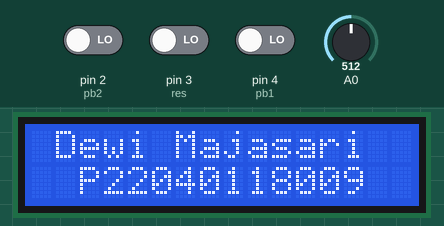
Bench run of a sketch on a simulated Arduino Uno, built with avr-gcc and run on an emulated ATmega328P. Parts: 16×2 character LCD. The inputs (shaded band) are chosen by the test bench; at power-on: pin 3 (res) LOW, pin 2 (pb2) LOW, A0 = 512, pin 4 (pb1) LOW. What the sketch prints to the serial monitor is not drawn.

Above: at 4.2 s.
4.3 s: pin 3 (res) driven HIGH
At 6.8 s:
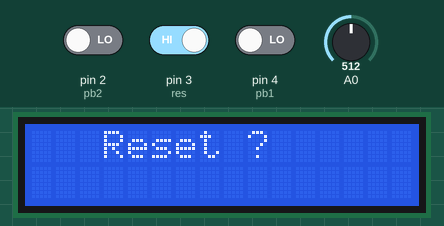
7.3 s: pin 2 (pb2) driven HIGH
At 9.1 s:
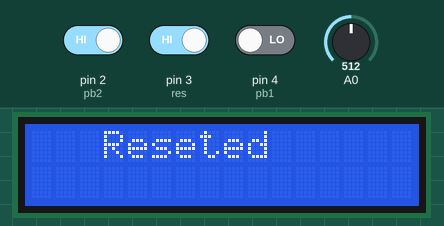
10.3 s: A0 set to 49
At 11.97 s:
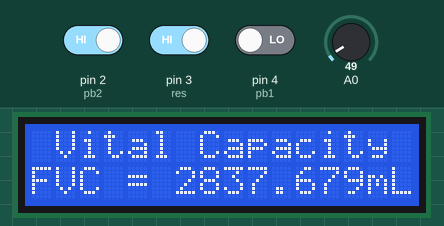
13.3 s: A0 set to 41
At 15.78 s:
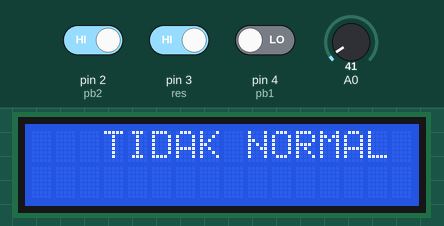
16.3 s: pin 4 (pb1) driven HIGH
At 17.14 s:
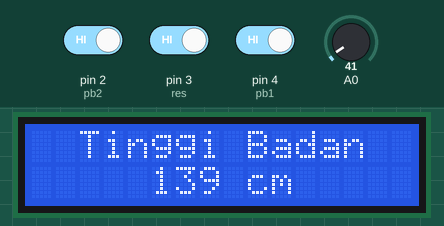
18.8 s: A0 set to 122
At 20.6 s:
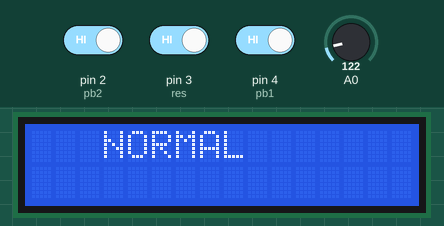
Timing chart, 0 to 21.8 s (numbered marks = the images above; inputs shaded):
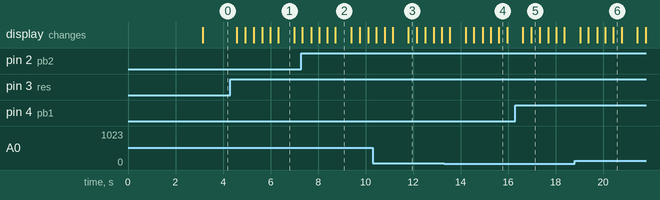

The sketch:

READ_SENSOR.ino
```cpp
#include <LiquidCrystal_I2C.h>
LiquidCrystal_I2C lcd(0x27, 16, 2);
int rawValue; // A/D readings
int pb11;
int pb22;
int x = 0;
int offset = 102;
int res  = 3;
int pb1 = 4;
int pb2 = 2;
int menu = 0;
int gendre = 0;
int umur = 20;
int tinggi_badan = 140;
double volt = 0,as = 0,V1=0;
double tampil_V = 0,tampil_V1=0,akar= 0,q = 0,pascals=0,V=0;
float lempar  = 0;
int nilai,reset = 0;
void setup() {
  Serial.begin(9600);
  pinMode(res,INPUT);
  lcd.begin();
  lcd.setCursor(3,0);
  lcd.print("Prototype");
  lcd.setCursor(3,1);
  lcd.print("Spirometer");
  delay(3000);
}

void loop() {
  x = analogRead(A0);
  int ress = digitalRead(res);
  pb11 = digitalRead(pb1);
  pb22 = digitalRead(pb2);
  Serial.print(ress);
  Serial.print(pb11);
  Serial.println(pb22);
  if (ress == 1){
    tampil_V = 0;
  }
  if(ress ==1){
    menu = menu +1;
  }
  if (menu == 0){
     clear_lcd();
     namaDewi();
  }
  if (menu == 1){
    clear_lcd();
    pengukuran_2();
  }
  else if(menu == 2){
    clear_lcd();
    penentuan_tinggi();
  }
  else if(menu == 3){
    clear_lcd();
    male_female();
  }
  else if(menu == 4){
    clear_lcd();
    umur_r();
  }
  else if(menu == 5){
    clear_lcd();
    hasil();
  }
  else if(menu == 6){
    clear_lcd();
    reset_();
  }
  if(menu == 7){
    menu = 0;
  }
  Serial.print("tampil_V ");
  Serial.println(tampil_V);
  Serial.print("V ");
  Serial.println(V);
  Serial.print("lempar ");
  Serial.println(lempar);
  delay(300);
}
```

menu.ino
```cpp
//int pengukuran(){
//  volt = x *(1.1 / 1023.0);
//  //topascal
//  as = (x-offset)*(0.0238715278 * 100);
//  pascals=(0.977*as);
//  V = pascals*0.226865;
//  V1 = V*1.3;
//  V =  V *-7.3;
//  Serial.print("tampil_V ");
//  Serial.println(tampil_V);
//  Serial.print("V ");
//  Serial.println(V);
//  Serial.print("lempar ");
//  Serial.println(lempar);
//  if (V> 0.34 && lempar == 0){
//    lempar = 1;
//  }
//  if (lempar == 1 && V> 0.38 ){
//      Serial.print("masssssssssoooooook");
//     tampil_V = tampil_V+V;
//     delay(500);
//  }
//  lcd.setCursor(1,0);
//  lcd.print("Vital Capacity");
//  lcd.setCursor(0,1);
//  lcd.print("FVC = ");
//  lcd.setCursor(6,1);
//  lcd.print((tampil_V * 1)*(1000,3));
//  lcd.setCursor(14,1);
//  lcd.print("mL");
//}
int namaDewi(){
  lcd.setCursor(1,0);
  lcd.print("Dewi Majasari");
  lcd.setCursor(2,1);
  lcd.print("P22040118009");
}
int pengukuran_2(){
  if(reset ==1){
    reset = 0;
  }
  Serial.println(reset);
  int xx = x;
  if(xx > nilai && xx >39){
    nilai = xx;
  }
  volt =  nilai * (5.0 / 1023.0);
  pascals = (volt-0.4)/0.225;
  V = ((-2*pascals/1.2)/0.625);
  akar = sqrt(V);
  q =(0.0005*akar);
  tampil_V = akar;
//  if (V> 0.34){
//    lempar = 1;
//  }
//  if (lempar == 1 && V> 0.34 ){
//     tampil_V = q;
//  }
  if(nilai > 43){
    tampil_V1 = 4.74 - V;
    lcd.setCursor(1,0);
  lcd.print("Vital Capacity");
  lcd.setCursor(0,1);
  lcd.print("FVC = ");
  lcd.setCursor(6,1);
  lcd.print(tampil_V1*1000,3);
  lcd.setCursor(14,1);
  lcd.print("mL");
  }else{
    lcd.setCursor(1,0);
  lcd.print("Vital Capacity");
  lcd.setCursor(0,1);
  lcd.print("FVC = ");
  lcd.setCursor(6,1);
  lcd.print(0.000);
  lcd.setCursor(14,1);
  lcd.print("mL");
  }
}
int clear_lcd(){
  lcd.setCursor(0,0);
  lcd.print("                ");
  lcd.setCursor(0,1);
  lcd.print("                ");
}

int penentuan_tinggi(){
  if(menu == 2 && pb11 == 1){
    tinggi_badan = tinggi_badan - 1;
  }else if(menu == 2 && pb22 == 1){
    tinggi_badan = tinggi_badan + 1;
  }
  lcd.setCursor(2,0);
  lcd.print("Tinggi Badan");
  lcd.setCursor(5,1);
  lcd.print(tinggi_badan);
  lcd.setCursor(9,1);
  lcd.print("cm");
}

int male_female(){
  if(menu == 3 && pb11 == 1){
    gendre = 0;
  }else if(menu == 3 && pb22 == 1){
    gendre = 1;
  }
  lcd.setCursor(0,0);
  lcd.print("Male / Female");
  if(gendre == 1){
    lcd.setCursor(0,1);
    lcd.print("                 ");
    lcd.setCursor(0,1);
    lcd.print("Male");
  }else if(gendre == 0){
    lcd.setCursor(0,1);
    lcd.print("                 ");
    lcd.setCursor(7,1);
    lcd.print("Female");
  }

}

int umur_r(){
  if(menu == 4 && pb11 == 1){
    umur = umur - 1;
  }else if(menu == 4 && pb22 == 1){
    umur = umur + 1;
  }
  lcd.setCursor(6,0);
  lcd.print("Umur");
  lcd.setCursor(5,1);
  lcd.print(umur);
  lcd.setCursor(8,1);
  lcd.print("Tahun");
}

int hasil(){
  float hasil = -3.37068 + (0.02824 * umur) + (0.03583 * tinggi_badan) + (1.00051 * 1 - 0.04546 * 1 *umur)+0.30431;

//  float toleransi = hasil*100/100;
//  Serial.print("hasil ");
//  Serial.println(hasil);
//  Serial.print("toleransi ");
//  Serial.println(t);
//  Serial.print("tampil_V ");
//  Serial.println(tampil_V1);
  if(tampil_V1 < hasil){
    lcd.setCursor(3,0);
    lcd.print("TIDAK NORMAL");
  }else{
    lcd.setCursor(3,0);
  lcd.print("NORMAL");
  }

}

int reset_(){
  if(menu == 6 && pb11 == 1){
    reset = 0;
  }else if(menu == 6 && pb22 == 1){
    reset = 1;
  }
  if(reset == 1){
   gendre = 0;
   umur = 20;
   tinggi_badan = 140;
   volt = 0;
   as = 0;
   V1=0;
   tampil_V = 0;
   tampil_V1=0;
   akar= 0;
   q = 0;
   pascals=0;
   V=0;
   lempar  = 0;
   nilai=0;
   lcd.setCursor(3,0);
   lcd.print("Reseted");
  }
  else if(reset==0){
    lcd.setCursor(3,0);
   lcd.print("Reset ?");
  }
}
```

Measured:
- the behaviour switches between 46 and 45 on A0 (found by bisection; images 3 and 4)
- after the input at 4.3 s, the display: first changes after 0.28 s (image 1 shows a later state)
- after the input at 7.3 s, the display: first differs from a run without the input after 0.40 s (image 2 shows a later state)
- what the display in image 1 shows lasts 0.7 s, from 6.3 s to 7.0 s
